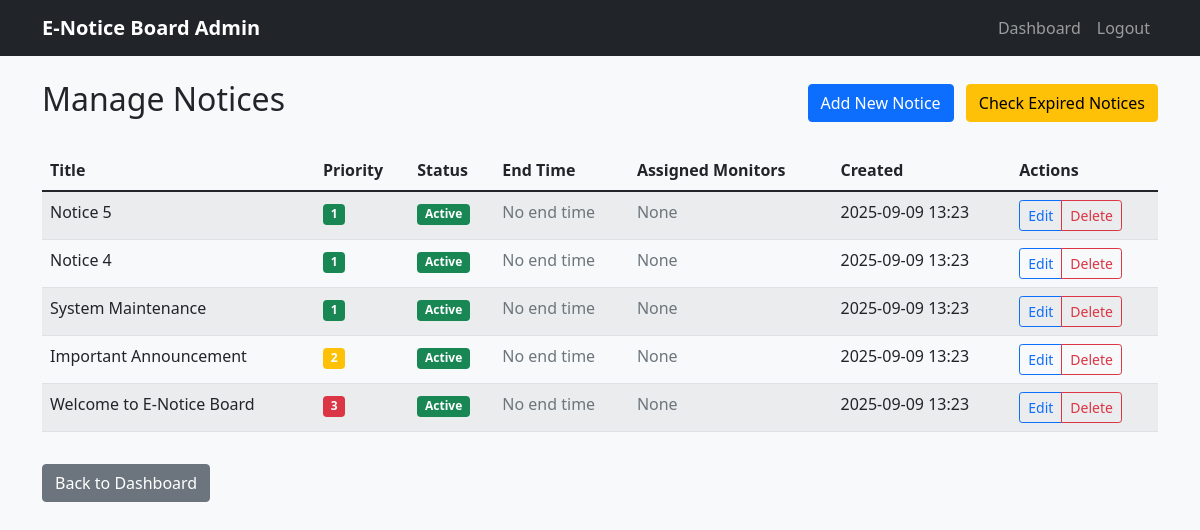
Screenshot of /admin/notices (signed in) with the database file from the repository.
### models/notice_model.py (models this page shows, shortened)
class Notice(db.Model):
    __tablename__ = 'notices'
    id = db.Column(db.Integer, primary_key=True , autoincrement=True)
    title = db.Column(db.String(200), nullable=False)
    content = db.Column(db.Text, nullable=False)
    priority = db.Column(db.Integer, default=1)  # 1=Low, 2=Medium, 3=High
    position = db.Column(db.String(50))  # Top, Middle, Bottom, etc.
    start_time = db.Column(db.DateTime, default=datetime.utcnow)
    end_time = db.Column(db.DateTime)
    is_active = db.Column(db.Boolean, default=True)
    display_duration = db.Column(db.Integer, default=10)  # seconds
    created_at = db.Column(db.DateTime, default=datetime.utcnow)
    updated_at = db.Column(db.DateTime, default=datetime.utcnow, onupdate=datetime.utcnow)
    is_deleted = db.Column(db.Boolean, default=False)
    assignments = db.relationship(
        "Assignment",
        back_populates="notice",
        cascade="all, delete-orphan"
    )

### routes/admin_routes.py (the view)
@admin_bp.route('/notices')
@login_required
def list_notices():
    check_and_deactivate_expired_notices()
    notices = Notice.query.filter_by(is_deleted=False).order_by(Notice.created_at.desc()).all()
    now = datetime.utcnow()
    return render_template('admin/list_notices.html', notices=notices, now=now)

### routes/admin_routes.py (called while the page is built)
def login_required(f):
    @wraps(f)
    def decorated_function(*args, **kwargs):
        if 'admin_id' not in session:
            flash('Please log in to access this page.', 'warning')
            return redirect(url_for('admin.login'))
        return f(*args, **kwargs)
    return decorated_function

@admin_bp.after_request
def add_header(response):
    response.headers["Cache-Control"] = "no-cache, no-store, must-revalidate"
    response.headers["Pragma"] = "no-cache"
    response.headers["Expires"] = "0"
    return response

### utils/scheduler.py (called while the page is built)
def check_and_deactivate_expired_notices():
    try:
        now = datetime.now(pytz.UTC)
        expired_notices = Notice.query.filter(
            Notice.end_time.isnot(None),
            Notice.end_time < now,
            Notice.is_active == True
        ).all()
        if expired_notices:
            for notice in expired_notices:
                notice.is_active = False
                print(f"Deactivated expired notice: {notice.title} (End time: {notice.end_time})")
            db.session.commit()
            print(f"Deactivated {len(expired_notices)} expired notices at {now}")
        return len(expired_notices)
    except Exception as e:
        print(f"Error checking expired notices: {e}")
        return 0

### templates/admin/list_notices.html (shortened to what this page needs)
<!DOCTYPE html>
<html lang="en">
<head>
    <link href="https://cdn.jsdelivr.net/npm/bootstrap@5.1.3/dist/css/bootstrap.min.css" rel="stylesheet">
    <link rel="stylesheet" href="{{ url_for('static', filename='css/style.css') }}">
</head>
<body>
    <nav class="navbar navbar-expand-lg navbar-dark bg-dark">
        <div class="container">
            <a class="navbar-brand" href="#">E-Notice Board Admin</a>
            <div class="navbar-nav ms-auto">
                <a class="nav-link" href="{{ url_for('admin.dashboard') }}">Dashboard</a>
                <a class="nav-link" href="{{ url_for('admin.logout') }}">Logout</a>
            </div>
        </div>
    </nav>
    <div class="container mt-4">
        <div class="d-flex justify-content-between align-items-center mb-4">
            <h2>Manage Notices</h2>
            <div>
                <a href="{{ url_for('admin.add_notice') }}" class="btn btn-primary me-2">Add New Notice</a>
                <a href="{{ url_for('admin.check_expired_notices_route') }}" class="btn btn-warning"
                   onclick="return confirm('Check and deactivate all expired notices?')">
                    Check Expired Notices
                </a>
            </div>
        </div>
        {% if notices %}
            <div class="table-responsive">
                <table class="table table-striped">
                    <thead>
                        <tr>
                            <th>Title</th>
                            <th>Priority</th>
                            <th>Status</th>
                            <th>End Time</th>
                            <th>Assigned Monitors</th>
                            <th>Created</th>
                            <th>Actions</th>
                        </tr>
                    </thead>
                    <tbody>
                        {% for notice in notices %}
                            <tr>
                                <td>{{ notice.title }}</td>
                                <td>
                                    <span class="badge bg-{% if notice.priority == 3 %}danger{% elif notice.priority == 2 %}warning{% else %}success{% endif %}">
                                        {{ notice.priority }}
                                    </span>
                                </td>
                                <td>
                                    <span class="badge bg-{% if notice.is_active %}success{% else %}secondary{% endif %}">
                                        {{ 'Active' if notice.is_active else 'Inactive' }}
                                    </span>
                                </td>
                                <td>
                                    {% if notice.end_time %}
                                        {{ notice.end_time.strftime('%Y-%m-%d %H:%M') }}
                                        {% if notice.end_time < now %}
                                            <span class="badge bg-danger">Expired</span>
                                        {% endif %}
                                    {% else %}
                                        <span class="text-muted">No end time</span>
                                    {% endif %}
                                </td>
                                <td>
                                    {% if notice.monitors %}
                                        {% for monitor in notice.monitors %}
                                            <span class="badge bg-info text-dark">{{ monitor.name }}</span>
                                        {% endfor %}
                                    {% else %}
                                        <span class="text-muted">None</span>
                                    {% endif %}
                                </td>
                                <td>{{ notice.created_at.strftime('%Y-%m-%d %H:%M') }}</td>
                                <td>
                                    <div class="btn-group btn-group-sm">
                                        <a href="{{ url_for('admin.edit_notice', notice_id=notice.id) }}" class="btn btn-outline-primary">Edit</a>
                                        <a href="{{ url_for('admin.delete_notice', notice_id=notice.id) }}" class="btn btn-outline-danger" onclick="return confirm('Are you sure you want to delete this notice?')">Delete</a>
                                    </div>
                                </td>
                            </tr>
                        {% endfor %}
                    </tbody>
                </table>
            </div>
        {% else %}
            <div class="alert alert-info">
                No notices found. <a href="{{ url_for('admin.add_notice') }}">Create your first notice</a>.
            </div>
        {% endif %}
        <div class="mt-3">
            <a href="{{ url_for('admin.dashboard') }}" class="btn btn-secondary">Back to Dashboard</a>
        </div>
    </div>
</body>
</html>

### static/css/style.css (style rules this page uses)
body { background-color: #f8f9fa; }
.navbar-brand { font-weight: bold; }
.btn { border-radius: 0.25rem; }

### rows the page displays
Notice: title "Notice 5", priority "1", is_active "Active", shows "No end time", created_at "2025-09-09 13:23"
Notice: title "Notice 4", priority "1", is_active "Active", shows "No end time", created_at "2025-09-09 13:23"
Notice: title "System Maintenance", priority "1", is_active "Active", shows "No end time", created_at "2025-09-09 13:23"
Notice: title "Important Announcement", priority "2", is_active "Active", shows "No end time", created_at "2025-09-09 13:23"
Notice: title "Welcome to E-Notice Board", priority "3", is_active "Active", shows "No end time", created_at "2025-09-09 13:23"
